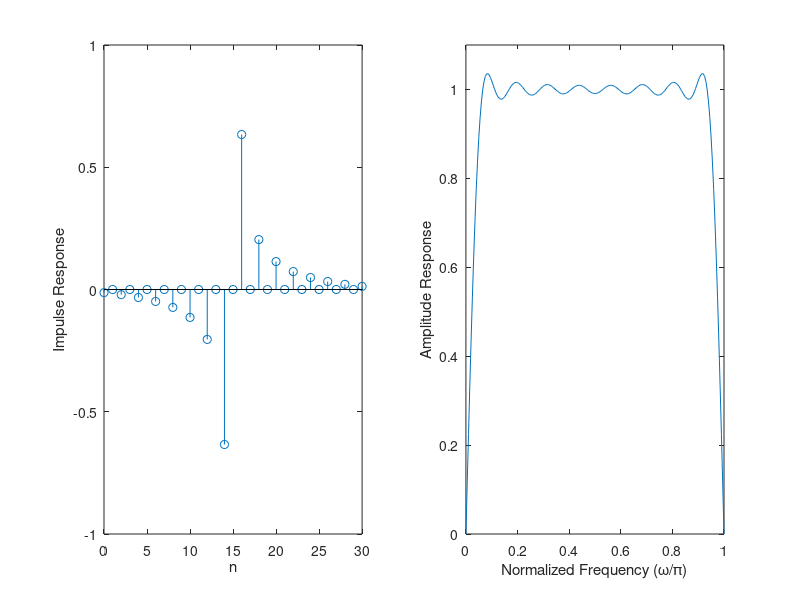

The MATLAB source for this figure:
%
% Design of case 3 Hilbert Transformers
%
clear;       % clear workspace
clc;         % clear command window
N = 31;
wp1 = 0.05*pi;
wp2 = 0.95*pi;
% 
%
NH = (N-1)/2;
%
%
P = zeros(NH,1);
Q = zeros(NH,NH);
for i=1:NH % 0:1:NH
    P(i) = -2*(cos(i*wp2) - cos(i*wp1))/i;
    for j=1:NH
        if i==j
            Q(i,j) = 0.5*(wp2-wp1) - 0.5*sin((i+j)*wp2)/(i+j) + 0.5*sin((i+j)*wp1)/(i+j);
        else
            Q(i,j) = 0.5*sin((i-j)*wp2)/(i-j) - 0.5*sin((i-j)*wp1)/(i-j) ....
                     - 0.5*sin((i+j)*wp2)/(i+j) + 0.5*sin((i+j)*wp1)/(i+j);
       end
    end
end
A = -0.5*inv(Q)*P;
%
%
h = zeros(N,1);
h(1:NH) = 0.5*A(NH:-1:1);
h(NH+2:N) = -0.5*A;
%
% subplot - need to show several plots simulteneously
subplot(1,2,1);
stem(0:N-1,h);
xlabel('n');
ylabel('Impulse Response');
%
% Amplitude Response
subplot(1,2,2);
AR = abs(freqz(h,1,0:pi/200:pi));
plot(0:1/200:1,AR);
axis([0,1,0,1.1]);
xlabel('Normalized Frequency (\omega/\pi)');
ylabel('Amplitude Response');
%
% case 3 don't need dB plots
%

